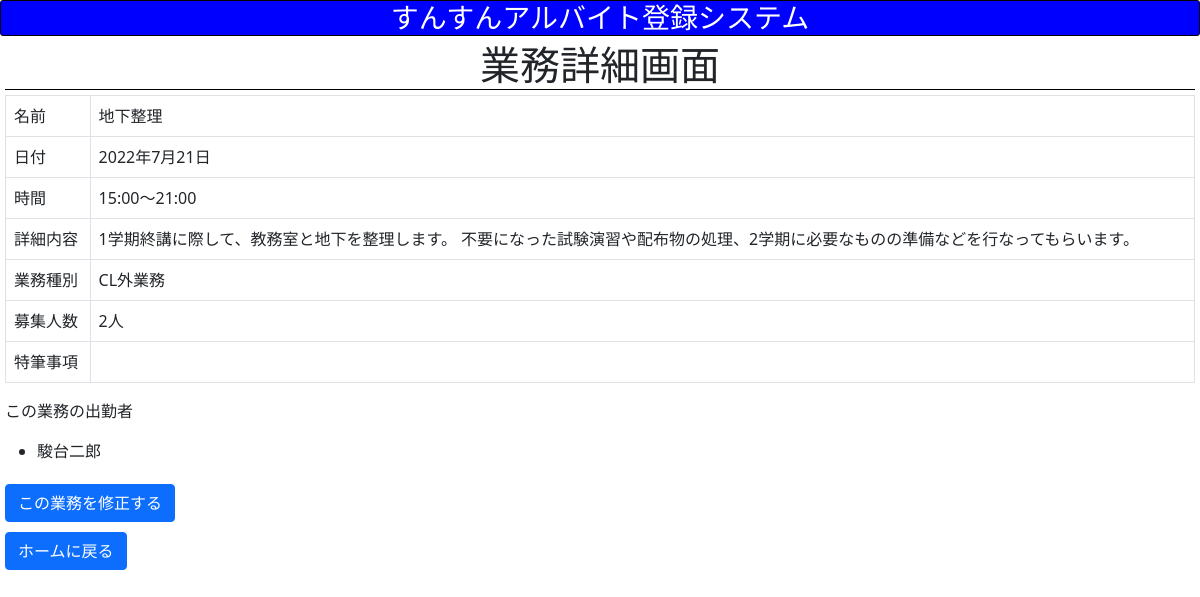
The app's page /shift/specification/16 (signed in), older data.
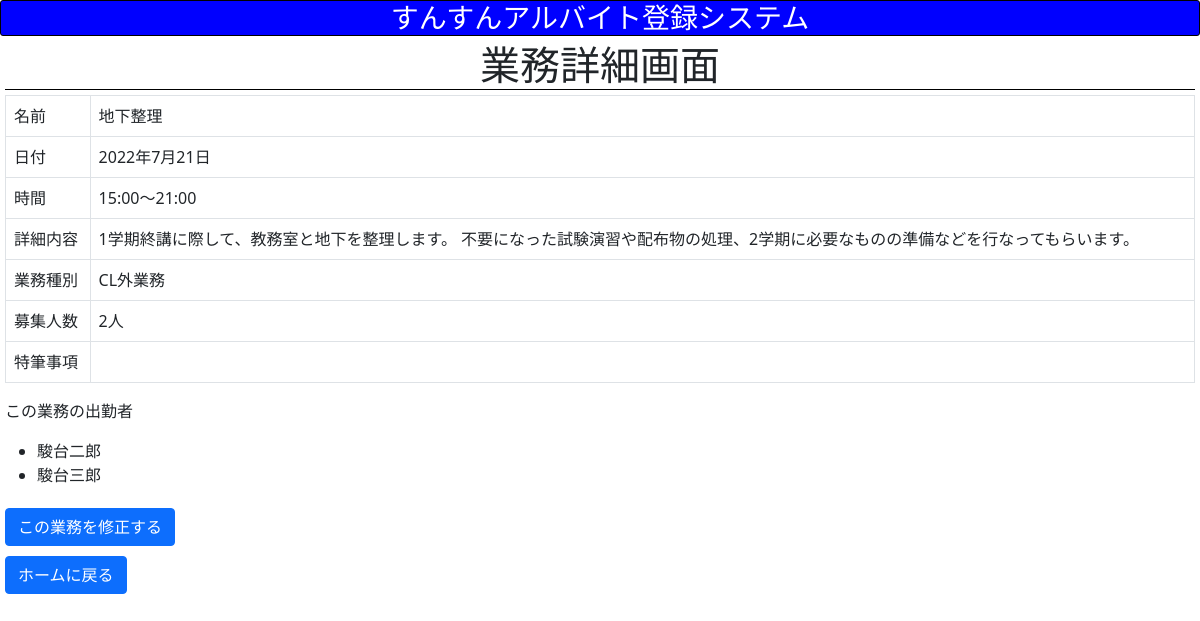
The same page, newer data.
### shift/models.py (models this page shows, shortened)
class Worker(models.Model):
    name = models.CharField(max_length=64)
    email = models.CharField(max_length=64)
    password = models.CharField(validators=[MinLengthValidator(4)], max_length=128)
    is_admin = models.BooleanField(default=False)
    tasks = models.ManyToManyField(Task, blank=True, related_name="workers")

### shift/views.py (the view)
    def checker(request, **kwargs):
        if "worker_id" not in request.session:
            return HttpResponseRedirect(reverse("shift:login"))
        else:
            return func(request, **kwargs)

### shift/context_processor.py (called while the page is built)
def constant_value(request):
    import datetime
    return {
        "Now": datetime.datetime.now()
    }

### shift/views.py (called while the page is built, shortened)
def login_checker(func):
    def checker(request, **kwargs):
        if "worker_id" not in request.session:
            return HttpResponseRedirect(reverse("shift:login"))
        else:
            return func(request, **kwargs)
    return checker

@login_checker
def specification(request, task_id):
    task = Task.objects.get(id=task_id)
    worker = Worker.objects.get(id=request.session["worker_id"])
    return render(request, "shift/specification.html", {
        "task": task,
        "member_num": len(task.workers.all()),
        "worker": worker,
        "workers_of_task": task.workers.all(),
        "tasks_of_worker": worker.tasks.all()
    })

### shift/templates/shift/specification.html (shortened to what this page needs)
{% extends 'shift/layout.html' %}
{% block body %}
    <h1 class="theme">業務詳細画面</h1>
    <div class="specification">
        <table class="table table-bordered">
            <tbody>
                <tr>
                    <td>名前</td>
                    <td>{{ task.name }}</td>
                </tr>
                <tr>
                    <td>日付</td>
                    <td>{{ task.date }}</td>
                </tr>
                <tr>
                    <td>時間</td>
                    <td>{{ task.startTime }}〜{{ task.endTime }}</td>
                </tr>
                <tr>
                    <td>詳細内容</td>
                    <td>{{ task.specification }}</td>
                </tr>
                <tr>
                    <td>業務種別</td>
                    <td>{{ task.type }}</td>
                </tr>
                <tr>
                    <td>募集人数</td>
                    <td>{{ task.capacity }}人</td>
                </tr>
                <tr>
                    <td>特筆事項</td>
                    <td>{{ task.extra }}</td>
                </tr>
            </tbody>
        </table>
        {% if worker.is_admin %}
            <p>この業務の出勤者</p>
                <ul>
                    {% for worker in workers_of_task %}
                        <li>{{ worker.name }}</li>
                    {% empty %}
                        <li>この業務の応募者はまだいません</li>
                    {% endfor %}
                </ul>
            <a href="{% url 'shift:revise' task.id %}" class="btn btn-primary">この業務を修正する</a>
        {% endif %}
    </div>
    <a href="{% url 'shift:home' Now.year Now.month %}" class="btn btn-primary">ホームに戻る</a>
{% endblock %}

Row changes from the older to the newer data that the page shows:
added Worker: name "駿台三郎"
